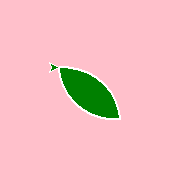

Generate this figure with Python:
"""
   绿叶.py
"""
import turtle               # 导入海龟模块

turtle.bgcolor('pink')      # 设定背景颜色
turtle.pensize(2)           # 设定画笔粗细
turtle.pencolor('white')    # 设定画笔颜色
turtle.fillcolor('green')   # 设定填充颜色

turtle.begin_fill()         # 开始填充 
for _ in range(2):
    for _ in range(9):
        turtle.fd(10)
        turtle.rt(10)
    turtle.rt(90)
turtle.end_fill()           # 结束填充 

turtle.done()               # 画完了
